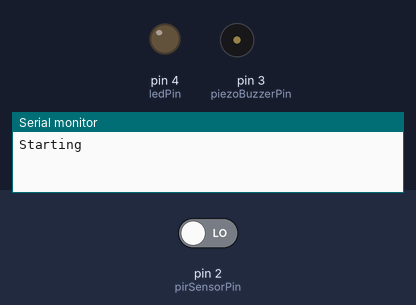
Simulated run of this sketch. Board: Arduino Uno, built with avr-gcc and run on an emulated ATmega328P. Parts: output pins drawn as LEDs (lit = HIGH), buzzer (waves = sounding), the last lines printed to the serial monitor. Dashed ring = blinking. Inputs (shaded band) come from the test bench; at power-on: pin 2 (pirSensorPin) LOW. Pins used as bus, display or sensor lines are not drawn.

Above: at 2.2 s.
2.3 s: pin 2 (pirSensorPin) driven HIGH
At 2.55 s:
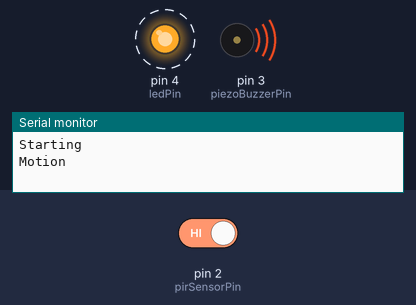
5.3 s: pin 2 (pirSensorPin) driven LOW
At 5.3 s:
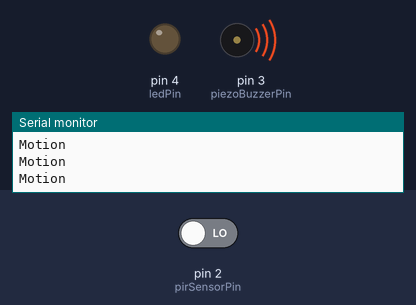
Timing chart, 0 to 8.3 s (numbered marks = the images above; inputs shaded):
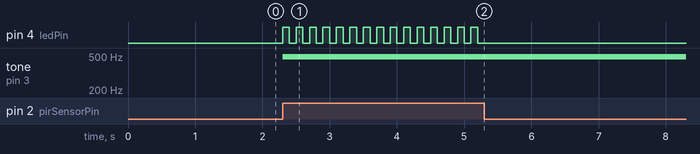

Measured:
- after the input at 2.3 s, pin 4 (ledPin): alternates HIGH for 0.10 s and LOW for 0.10 s, starting at once; tone on pin 3 (piezoBuzzerPin): silent → 490 Hz at once
- after the input at 5.3 s, pin 4 (ledPin): stops changing and stays LOW

The sketch:

BUZEER_PIR_LED.ino
```cpp
int ledPin = 4;                    // Pin LED is connected to
int piezoBuzzerPin = 3;           // Pin Piezo Buzzer is connected to
int pirSensorPin = 2;
int motionDetected = LOW;

void setup() {
  pinMode(ledPin, OUTPUT);      // declare LED as output
  pinMode(pirSensorPin, INPUT);     // declare the PIR sensor as input
  pinMode(piezoBuzzerPin, OUTPUT); //declare buzzer as output
  Serial.begin(9600); //Set serial out if we want debugging
  Serial.println("Starting");
  delay(1000); //Allow time for the PIR Sensor to calibrate
}

void loop(){

  motionDetected = digitalRead(pirSensorPin);  // Read the PIR sensor
  if(motionDetected == HIGH) //If motion detected
  {
    digitalWrite(ledPin, HIGH);
   analogWrite(piezoBuzzerPin, 200);
    delay(100);
    analogWrite(ledPin, LOW);
    analogWrite(piezoBuzzerPin, 25);
    delay(100);
    Serial.println("Motion");
  }
  digitalWrite(ledPin, LOW);
  analogWrite(piezoBuzzerPin,255);
}
```
